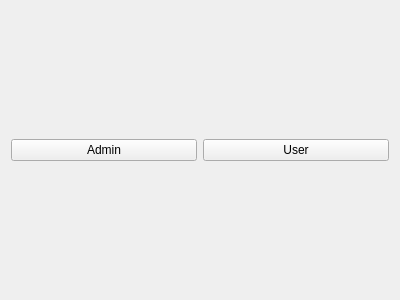
<?xml version="1.0" encoding="UTF-8"?>
<ui version="4.0">
 <class>QTUI2</class>
 <widget class="QWidget" name="QTUI2">
  <property name="geometry">
   <rect>
    <x>0</x>
    <y>0</y>
    <width>400</width>
    <height>300</height>
   </rect>
  </property>
  <property name="windowTitle">
   <string>QTUI2</string>
  </property>
  <layout class="QVBoxLayout" name="verticalLayout">
   <item>
    <layout class="QHBoxLayout" name="horizontalLayout">
     <item>
      <widget class="QPushButton" name="AdminPushButton">
       <property name="text">
        <string>Admin</string>
       </property>
      </widget>
     </item>
     <item>
      <widget class="QPushButton" name="UserPushButton">
       <property name="text">
        <string>User</string>
       </property>
      </widget>
     </item>
    </layout>
   </item>
  </layout>
 </widget>
 <resources/>
 <connections/>
</ui>
